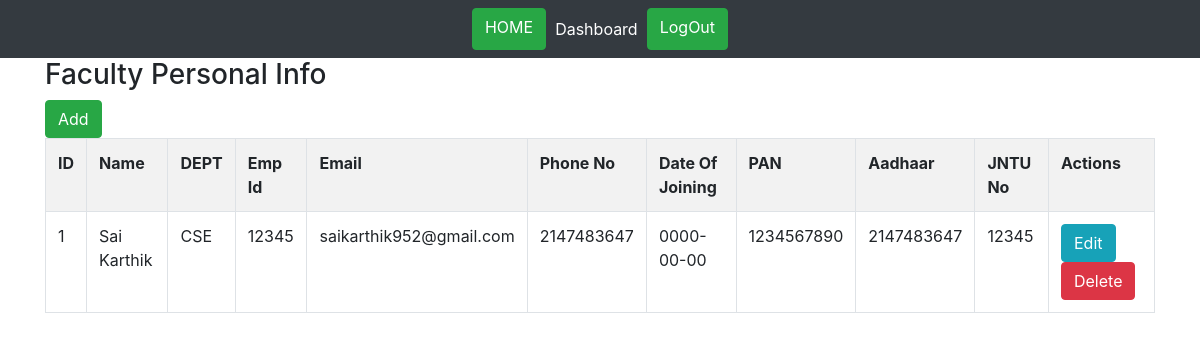
/index.php/personal_info, run on the app's committed database.
### tables this page shows
CREATE TABLE IF NOT EXISTS `personal_info` (
  `id` int(11) NOT NULL AUTO_INCREMENT,
  `Name` varchar(60) NOT NULL,
  `DEPT` varchar(120) NOT NULL,
  `emp_id` int(11) NOT NULL,
  `email` varchar(50) NOT NULL,
  `phone_no` int(10) NOT NULL,
  `date_of_joining` date NOT NULL,
  `PAN` varchar(20) NOT NULL,
  `aadhaar` int(12) NOT NULL,
  `JNTU_no` varchar(20) NOT NULL,
  PRIMARY KEY (`id`)
);

### application/controllers/Personal_info.php (called while the page is built, shortened)
<?php
class Personal_info extends CI_Controller{
    function __construct()
    {
        $this->load->model('Personal_info_model');
    }
    function index()
    {
        $data['personal_info'] = $this->Personal_info_model->get_all_personal_info();
        $data['heading'] = 'Faculty Personal Info';
        $data['_view'] = 'personal_info/index';
        $this->load->view('layouts/main',$data);
    }
}

### index.php (called while the page is built, shortened)
<?php
require_once BASEPATH.'core/CodeIgniter.php';

### application/models/Personal_info_model.php (called while the page is built, shortened)
<?php
class Personal_info_model extends CI_Model
{
    function get_all_personal_info()
    {
        $this->db->order_by('id', 'desc');
        return $this->db->get('personal_info')->result_array();
    }
}

### application/views/personal_info/index.php (the view)
<div class="pull-right">
	<a href="<?php echo site_url('personal_info/add'); ?>" class="btn btn-success">Add</a>
</div>
<table class="table table-striped table-bordered">
    <tr>
		<th>ID</th>
		<th>Name</th>
		<th>DEPT</th>
		<th>Emp Id</th>
		<th>Email</th>
		<th>Phone No</th>
		<th>Date Of Joining</th>
		<th>PAN</th>
		<th>Aadhaar</th>
		<th>JNTU No</th>
		<th>Actions</th>
    </tr>
	<?php foreach($personal_info as $p){ ?>
    <tr>
		<td><?php echo $p['id']; ?></td>
		<td><?php echo $p['Name']; ?></td>
		<td><?php echo $p['DEPT']; ?></td>
		<td><?php echo $p['emp_id']; ?></td>
		<td><?php echo $p['email']; ?></td>
		<td><?php echo $p['phone_no']; ?></td>
		<td><?php echo $p['date_of_joining']; ?></td>
		<td><?php echo $p['PAN']; ?></td>
		<td><?php echo $p['aadhaar']; ?></td>
		<td><?php echo $p['JNTU_no']; ?></td>
		<td>
            <a href="<?php echo site_url('personal_info/edit/'.$p['id']); ?>" class="btn btn-info btn-xs">Edit</a>
            <a href="<?php echo site_url('personal_info/remove/'.$p['id']); ?>" class="btn btn-danger btn-xs">Delete</a>
        </td>
    </tr>
	<?php } ?>
</table>

### data on the page
personal_info: id "1", Name "Sai Karthik", DEPT "CSE", emp "12345", email "saikarthik952@gmail.com", phone_no "2147483647", date_of_joining "0000-00-00", PAN "1234567890", aadhaar "2147483647", JNTU_no "12345"

### other printed values
$heading "Faculty Personal Info"
